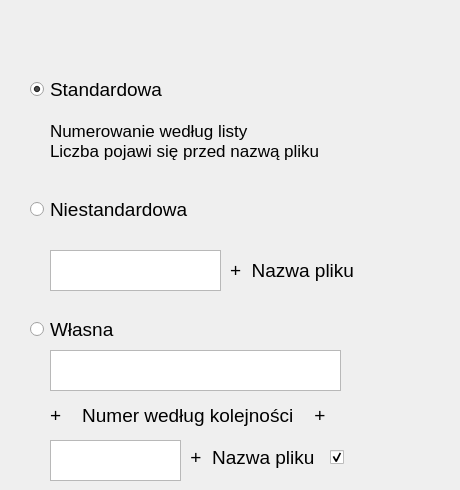
    <widget class="QWidget" name="organizacja">
     <attribute name="title">
      <string>Tab 1</string>
     </attribute>
     <widget class="QRadioButton" name="standardCheckBox">
      <property name="geometry">
       <rect>
        <x>30</x>
        <y>80</y>
        <width>161</width>
        <height>19</height>
       </rect>
      </property>
      <property name="font">
       <font>
        <family>Yu Gothic UI</family>
        <pointsize>14</pointsize>
       </font>
      </property>
      <property name="text">
       <string>Standardowa</string>
      </property>
      <property name="checked">
       <bool>true</bool>
      </property>
     </widget>
     <widget class="QRadioButton" name="noStandardCheckBox">
      <property name="geometry">
       <rect>
        <x>30</x>
        <y>200</y>
        <width>161</width>
        <height>19</height>
       </rect>
      </property>
      <property name="font">
       <font>
        <family>Yu Gothic UI</family>
        <pointsize>14</pointsize>
       </font>
      </property>
      <property name="text">
       <string>Niestandardowa</string>
      </property>
     </widget>
     <widget class="QRadioButton" name="customCheckBox">
      <property name="geometry">
       <rect>
        <x>30</x>
        <y>320</y>
        <width>131</width>
        <height>19</height>
       </rect>
      </property>
      <property name="font">
       <font>
        <family>Yu Gothic UI</family>
        <pointsize>14</pointsize>
       </font>
      </property>
      <property name="text">
       <string>Własna</string>
      </property>
     </widget>
     <widget class="QTextEdit" name="noStandardText">
      <property name="geometry">
       <rect>
        <x>50</x>
        <y>250</y>
        <width>171</width>
        <height>41</height>
       </rect>
      </property>
      <property name="font">
       <font>
        <family>Yu Gothic UI</family>
        <pointsize>14</pointsize>
       </font>
      </property>
      <property name="styleSheet">
       <string notr="true">#noStandardText{
placeholder: &quot;asdasd&quot;;
}</string>
      </property>
      <property name="html">
       <string>&lt;!DOCTYPE HTML PUBLIC &quot;-//W3C//DTD HTML 4.0//EN&quot; &quot;http://www.w3.org/TR/REC-html40/strict.dtd&quot;&gt;
&lt;html&gt;&lt;head&gt;&lt;meta name=&quot;qrichtext&quot; content=&quot;1&quot; /&gt;&lt;style type=&quot;text/css&quot;&gt;
p, li { white-space: pre-wrap; }
&lt;/style&gt;&lt;/head&gt;&lt;body style=&quot; font-family:'Yu Gothic UI'; font-size:14pt; font-weight:400; font-style:normal;&quot;&gt;
&lt;p style=&quot;-qt-paragraph-type:empty; margin-top:0px; margin-bottom:0px; margin-left:0px; margin-right:0px; -qt-block-indent:0; text-indent:0px;&quot;&gt;&lt;br /&gt;&lt;/p&gt;&lt;/body&gt;&lt;/html&gt;</string>
      </property>
     </widget>
     <widget class="QLabel" name="label_2">
      <property name="geometry">
       <rect>
        <x>230</x>
        <y>250</y>
        <width>141</width>
        <height>41</height>
       </rect>
      </property>
      <property name="font">
       <font>
        <family>Yu Gothic UI</family>
        <pointsize>14</pointsize>
       </font>
      </property>
      <property name="text">
       <string>+  Nazwa pliku</string>
      </property>
     </widget>
     <widget class="QTextEdit" name="custom1Text">
      <property name="geometry">
       <rect>
        <x>50</x>
        <y>350</y>
        <width>291</width>
        <height>41</height>
       </rect>
      </property>
      <property name="font">
       <font>
        <family>Yu Gothic UI</family>
        <pointsize>14</pointsize>
       </font>
      </property>
      <property name="html">
       <string>&lt;!DOCTYPE HTML PUBLIC &quot;-//W3C//DTD HTML 4.0//EN&quot; &quot;http://www.w3.org/TR/REC-html40/strict.dtd&quot;&gt;
&lt;html&gt;&lt;head&gt;&lt;meta name=&quot;qrichtext&quot; content=&quot;1&quot; /&gt;&lt;style type=&quot;text/css&quot;&gt;
p, li { white-space: pre-wrap; }
&lt;/style&gt;&lt;/head&gt;&lt;body style=&quot; font-family:'Yu Gothic UI'; font-size:14pt; font-weight:400; font-style:normal;&quot;&gt;
&lt;p style=&quot;-qt-paragraph-type:empty; margin-top:0px; margin-bottom:0px; margin-left:0px; margin-right:0px; -qt-block-indent:0; text-indent:0px;&quot;&gt;&lt;br /&gt;&lt;/p&gt;&lt;/body&gt;&lt;/html&gt;</string>
      </property>
     </widget>
     <widget class="QLabel" name="label_3">
      <property name="geometry">
       <rect>
        <x>50</x>
        <y>400</y>
        <width>291</width>
        <height>31</height>
       </rect>
      </property>
      <property name="font">
       <font>
        <family>Yu Gothic UI</family>
        <pointsize>14</pointsize>
       </font>
      </property>
      <property name="text">
       <string>+    Numer według kolejności    +</string>
      </property>
     </widget>
     <widget class="QTextEdit" name="custom2Text">
      <property name="geometry">
       <rect>
        <x>50</x>
        <y>440</y>
        <width>131</width>
        <height>41</height>
       </rect>
      </property>
      <property name="font">
       <font>
        <family>Yu Gothic UI</family>
        <pointsize>14</pointsize>
       </font>
      </property>
      <property name="html">
       <string>&lt;!DOCTYPE HTML PUBLIC &quot;-//W3C//DTD HTML 4.0//EN&quot; &quot;http://www.w3.org/TR/REC-html40/strict.dtd&quot;&gt;
&lt;html&gt;&lt;head&gt;&lt;meta name=&quot;qrichtext&quot; content=&quot;1&quot; /&gt;&lt;style type=&quot;text/css&quot;&gt;
p, li { white-space: pre-wrap; }
&lt;/style&gt;&lt;/head&gt;&lt;body style=&quot; font-family:'Yu Gothic UI'; font-size:14pt; font-weight:400; font-style:normal;&quot;&gt;
&lt;p style=&quot;-qt-paragraph-type:empty; margin-top:0px; margin-bottom:0px; margin-left:0px; margin-right:0px; -qt-block-indent:0; text-indent:0px;&quot;&gt;&lt;br /&gt;&lt;/p&gt;&lt;/body&gt;&lt;/html&gt;</string>
      </property>
     </widget>
     <widget class="QCheckBox" name="isFileName">
      <property name="geometry">
       <rect>
        <x>183</x>
        <y>442</y>
        <width>161</width>
        <height>31</height>
       </rect>
      </property>
      <property name="font">
       <font>
        <family>Yu Gothic UI</family>
        <pointsize>14</pointsize>
       </font>
      </property>
      <property name="layoutDirection">
       <enum>Qt::RightToLeft</enum>
      </property>
      <property name="text">
       <string>+  Nazwa pliku  </string>
      </property>
      <property name="checked">
       <bool>true</bool>
      </property>
      <property name="tristate">
       <bool>false</bool>
      </property>
     </widget>
     <widget class="QLabel" name="label_4">
      <property name="geometry">
       <rect>
        <x>50</x>
        <y>100</y>
        <width>401</width>
        <height>81</height>
       </rect>
      </property>
      <property name="font">
       <font>
        <family>Yu Gothic UI</family>
        <pointsize>13</pointsize>
       </font>
      </property>
      <property name="text">
       <string>Numerowanie według listy
Liczba pojawi się przed nazwą pliku</string>
      </property>
     </widget>
    </widget>
